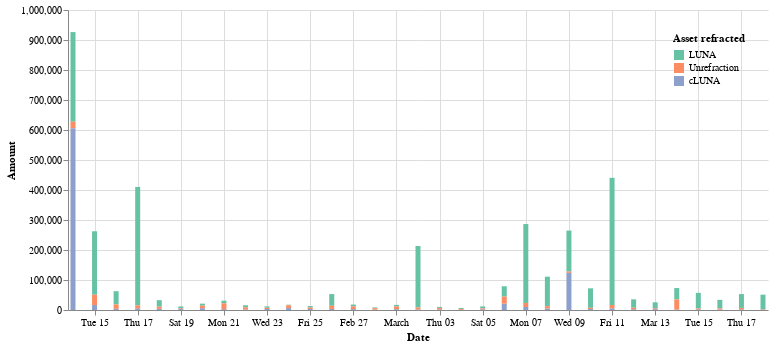

Notebook code for this chart:
### Code cell
chart = alt.Chart(df).mark_bar().encode(
    x=alt.X('Date:T', sort=alt.EncodingSortField(order='ascending')),
    y="Amount:Q",
    color=alt.Color('Asset refracted', 
                    scale=alt.Scale(scheme='set2'),
                    legend=alt.Legend(
                                    orient='top-right',
                                    padding=5,
                                    legendY=0,
                                    direction='vertical')),
    tooltip=[alt.Tooltip('Date:T', format='%Y-%m-%d %H:%M'), 'Asset refracted', 'Amount']
).properties(width=700).configure_axisX(
    labelAngle=0
).configure_view(strokeOpacity=0)
chart

### Figure 1 — Vega-Lite specification as saved in the notebook (floating-point values rounded to 4 significant figures)
{"config": {"view": {"continuousWidth": 400, "continuousHeight": 300, "strokeOpacity": 0}, "axisX": {"labelAngle": 0}}, "data": {"name": "data-d331c008da07ee66fa2ba55589975837"}, "mark": "bar", "encoding": {"color": {"field": "Asset refracted", "legend": {"direction": "vertical", "legendY": 0, "orient": "top-right", "padding": 5}, "scale": {"scheme": "set2"}, "type": "nominal"}, "tooltip": [{"field": "Date", "format": "%Y-%m-%d %H:%M", "type": "temporal"}, {"field": "Asset refracted", "type": "nominal"}, {"field": "Amount", "type": "quantitative"}], "x": {"field": "Date", "sort": {"order": "ascending"}, "type": "temporal"}, "y": {"field": "Amount", "type": "quantitative"}}, "width": 700, "$schema": "https://vega.github.io/schema/vega-lite/v4.17.0.json", "datasets": {"data-d331c008da07ee66fa2ba55589975837": [{"Date": "2022-02-14", "Asset refracted": "LUNA", "Amount": 298700.0}, {"Date": "2022-02-14", "Asset refracted": "cLUNA", "Amount": 606100.0}, {"Date": "2022-02-14", "Asset refracted": "Unrefraction", "Amount": 21590.0}, {"Date": "2022-02-15", "Asset refracted": "LUNA", "Amount": 211400.0}, {"Date": "2022-02-15", "Asset refracted": "cLUNA", "Amount": 16550.0}, {"Date": "2022-02-15", "Asset refracted": "Unrefraction", "Amount": 34490.0}, {"Date": "2022-02-16", "Asset refracted": "LUNA", "Amount": 43930.0}, {"Date": "2022-02-16", "Asset refracted": "cLUNA", "Amount": 4050.0}, {"Date": "2022-02-16", "Asset refracted": "Unrefraction", "Amount": 14650.0}, {"Date": "2022-02-17", "Asset refracted": "LUNA", "Amount": 394600.0}, {"Date": "2022-02-17", "Asset refracted": "cLUNA", "Amount": 5436.0}, {"Date": "2022-02-17", "Asset refracted": "Unrefraction", "Amount": 10190.0}, {"Date": "2022-02-18", "Asset refracted": "LUNA", "Amount": 21620.0}, {"Date": "2022-02-18", "Asset refracted": "cLUNA", "Amount": 3850.0}, {"Date": "2022-02-18", "Asset refracted": "Unrefraction", "Amount": 7259.0}, {"Date": "2022-02-19", "Asset refracted": "LUNA", "Amount": 6749.0}, {"Date": "2022-02-19", "Asset refracted": "cLUNA", "Amount": 3183.0}, {"Date": "2022-02-19", "Asset refracted": "Unrefraction", "Amount": 1882.0}, {"Date": "2022-02-20", "Asset refracted": "LUNA", "Amount": 6737.0}, {"Date": "2022-02-20", "Asset refracted": "cLUNA", "Amount": 5990.0}, {"Date": "2022-02-20", "Asset refracted": "Unrefraction", "Amount": 8492.0}, {"Date": "2022-02-21", "Asset refracted": "LUNA", "Amount": 8802.0}, {"Date": "2022-02-21", "Asset refracted": "cLUNA", "Amount": 2953.0}, {"Date": "2022-02-21", "Asset refracted": "Unrefraction", "Amount": 19270.0}, {"Date": "2022-02-22", "Asset refracted": "LUNA", "Amount": 6742.0}, {"Date": "2022-02-22", "Asset refracted": "cLUNA", "Amount": 1727.0}, {"Date": "2022-02-22", "Asset refracted": "Unrefraction", "Amount": 7248.0}, {"Date": "2022-02-23", "Asset refracted": "LUNA", "Amount": 4683.0}, {"Date": "2022-02-23", "Asset refracted": "cLUNA", "Amount": 3398.0}, {"Date": "2022-02-23", "Asset refracted": "Unrefraction", "Amount": 3996.0}, {"Date": "2022-02-24", "Asset refracted": "LUNA", "Amount": 1928.0}, {"Date": "2022-02-24", "Asset refracted": "cLUNA", "Amount": 6517.0}, {"Date": "2022-02-24", "Asset refracted": "Unrefraction", "Amount": 9189.0}, {"Date": "2022-02-25", "Asset refracted": "LUNA", "Amount": 5009.0}, {"Date": "2022-02-25", "Asset refracted": "cLUNA", "Amount": 3362.0}, {"Date": "2022-02-25", "Asset refracted": "Unrefraction", "Amount": 4729.0}, {"Date": "2022-02-26", "Asset refracted": "LUNA", "Amount": 38950.0}, {"Date": "2022-02-26", "Asset refracted": "cLUNA", "Amount": 3550.0}, {"Date": "2022-02-26", "Asset refracted": "Unrefraction", "Amount": 10570.0}, {"Date": "2022-02-27", "Asset refracted": "LUNA", "Amount": 6083.0}, {"Date": "2022-02-27", "Asset refracted": "cLUNA", "Amount": 3022.0}, {"Date": "2022-02-27", "Asset refracted": "Unrefraction", "Amount": 9012.0}, {"Date": "2022-02-28", "Asset refracted": "LUNA", "Amount": 2544.0}, {"Date": "2022-02-28", "Asset refracted": "cLUNA", "Amount": 1043.0}, {"Date": "2022-02-28", "Asset refracted": "Unrefraction", "Amount": 5082.0}, {"Date": "2022-03-01", "Asset refracted": "LUNA", "Amount": 5156.0}, {"Date": "2022-03-01", "Asset refracted": "cLUNA", "Amount": 2775.0}, {"Date": "2022-03-01", "Asset refracted": "Unrefraction", "Amount": 9104.0}, {"Date": "2022-03-02", "Asset refracted": "LUNA", "Amount": 205000.0}, {"Date": "2022-03-02", "Asset refracted": "cLUNA", "Amount": 1902.0}, {"Date": "2022-03-02", "Asset refracted": "Unrefraction", "Amount": 6355.0}, {"Date": "2022-03-03", "Asset refracted": "LUNA", "Amount": 3311.0}, {"Date": "2022-03-03", "Asset refracted": "cLUNA", "Amount": 1941.0}, {"Date": "2022-03-03", "Asset refracted": "Unrefraction", "Amount": 5165.0}, {"Date": "2022-03-04", "Asset refracted": "LUNA", "Amount": 3356.0}, {"Date": "2022-03-04", "Asset refracted": "cLUNA", "Amount": 592.0}, {"Date": "2022-03-04", "Asset refracted": "Unrefraction", "Amount": 2800.0}, {"Date": "2022-03-05", "Asset refracted": "LUNA", "Amount": 6578.0}, {"Date": "2022-03-05", "Asset refracted": "cLUNA", "Amount": 2311.0}, {"Date": "2022-03-05", "Asset refracted": "Unrefraction", "Amount": 3082.0}, {"Date": "2022-03-06", "Asset refracted": "LUNA", "Amount": 34310.0}, {"Date": "2022-03-06", "Asset refracted": "cLUNA", "Amount": 20910.0}, {"Date": "2022-03-06", "Asset refracted": "Unrefraction", "Amount": 23860.0}, {"Date": "2022-03-07", "Asset refracted": "LUNA", "Amount": 263000.0}, {"Date": "2022-03-07", "Asset refracted": "cLUNA", "Amount": 10010.0}, {"Date": "2022-03-07", "Asset refracted": "Unrefraction", "Amount": 13550.0}, {"Date": "2022-03-08", "Asset refracted": "LUNA", "Amount": 98230.0}, {"Date": "2022-03-08", "Asset refracted": "cLUNA", "Amount": 5054.0}, {"Date": "2022-03-08", "Asset refracted": "Unrefraction", "Amount": 7847.0}, {"Date": "2022-03-09", "Asset refracted": "LUNA", "Amount": 136400.0}, {"Date": "2022-03-09", "Asset refracted": "cLUNA", "Amount": 123900.0}, {"Date": "2022-03-09", "Asset refracted": "Unrefraction", "Amount": 4391.0}, {"Date": "2022-03-10", "Asset refracted": "LUNA", "Amount": 64970.0}, {"Date": "2022-03-10", "Asset refracted": "cLUNA", "Amount": 3199.0}, {"Date": "2022-03-10", "Asset refracted": "Unrefraction", "Amount": 4088.0}, {"Date": "2022-03-11", "Asset refracted": "LUNA", "Amount": 424000.0}, {"Date": "2022-03-11", "Asset refracted": "cLUNA", "Amount": 5372.0}, {"Date": "2022-03-11", "Asset refracted": "Unrefraction", "Amount": 11300.0}, {"Date": "2022-03-12", "Asset refracted": "LUNA", "Amount": 28010.0}, {"Date": "2022-03-12", "Asset refracted": "cLUNA", "Amount": 2642.0}, {"Date": "2022-03-12", "Asset refracted": "Unrefraction", "Amount": 4790.0}, {"Date": "2022-03-13", "Asset refracted": "LUNA", "Amount": 19840.0}, {"Date": "2022-03-13", "Asset refracted": "cLUNA", "Amount": 2930.0}, {"Date": "2022-03-13", "Asset refracted": "Unrefraction", "Amount": 2842.0}, {"Date": "2022-03-14", "Asset refracted": "LUNA", "Amount": 37830.0}, {"Date": "2022-03-14", "Asset refracted": "cLUNA", "Amount": 1883.0}, {"Date": "2022-03-14", "Asset refracted": "Unrefraction", "Amount": 33430.0}, {"Date": "2022-03-15", "Asset refracted": "LUNA", "Amount": 51860.0}, {"Date": "2022-03-15", "Asset refracted": "cLUNA", "Amount": 2182.0}, {"Date": "2022-03-15", "Asset refracted": "Unrefraction", "Amount": 3084.0}, {"Date": "2022-03-16", "Asset refracted": "LUNA", "Amount": 28480.0}, {"Date": "2022-03-16", "Asset refracted": "cLUNA", "Amount": 1558.0}, {"Date": "2022-03-16", "Asset refracted": "Unrefraction", "Amount": 3791.0}, {"Date": "2022-03-17", "Asset refracted": "LUNA", "Amount": 46170.0}, {"Date": "2022-03-17", "Asset refracted": "cLUNA", "Amount": 2058.0}, {"Date": "2022-03-17", "Asset refracted": "Unrefraction", "Amount": 4890.0}, {"Date": "2022-03-18", "Asset refracted": "LUNA", "Amount": 49480.0}, {"Date": "2022-03-18", "Asset refracted": "cLUNA", "Amount": 281.8}, {"Date": "2022-03-18", "Asset refracted": "Unrefraction", "Amount": 1360.0}]}}
